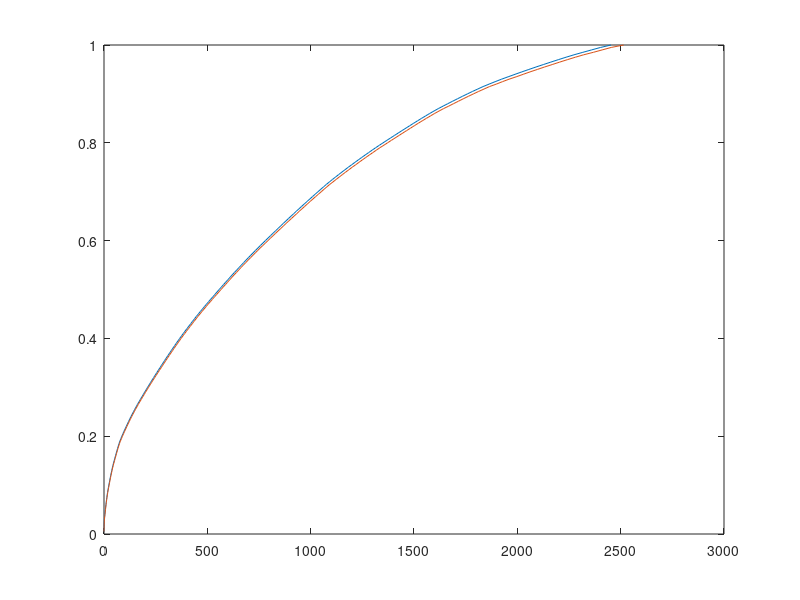

Here is the MATLAB script that generated this plot:
%TODO: RISULTATI NON TORNANO

K = 50;
M = 200;
%l1, l2, p
He = [0.1, 0.05, 0.5];
%l1, l2
Ho = [0.1, 0.5];

Rand = rand(M,K);
Rand2 = rand(M,K);
A = zeros(M,K);
%Generate arrival times according to random number generation following an
%Hyper exponential distribution
for i=1:size(Rand,2)
    for j=1:size(Rand,1)
        if Rand(j,i) < He(3)
            A(j,i) = -log(Rand(j,i))/He(1);
        else
            A(j,i) = -log(Rand(j,i))/He(2);
        end
    end
end
A = sort(A);

%Generate service times according to random number generation following an
%Hypo exponential distribution

R = - log(Rand)./Ho(1) - log(Rand)./Ho(2);
R = sort(R);

%Completition and arrival times
C = zeros(M,K);
for i= 1:size(A,1)
    for j= 1:size(A,2)
        C(i,j) = sum(A(1:i,j)) + R(i,j);
    end
end
Ar = zeros(M,K);
for i= 1:size(A,1)
    for j= 1:size(A,2)
        Ar(i,j) = sum(A(1:i,j));
    end
end
plot(Ar(:,1),  [1:200]/200, "-", C(:,1),  [1:200]/200, "-")

%Compute confidence interval of the system average service times
Rrun = sum(R)/M;
xb = sum(Rrun) / K;
s2 = sum((Rrun - xb).^2)/(K-1);
Rinterval = [xb - 1.96 * sqrt(s2/K), xb + 1.96 * sqrt(s2/K)]

%Compute average number of jobs
N = zeros(M*2,K);
for i=1:K
    Arr = [Ar(:,i) ones(M,1)];
    Comp = [C(:,i) ones(M, 1)*-1];
    conc = [Arr ; Comp];
    sorted = sortrows(conc);
    N(:,i) = cumsum(sorted(:,2));
end

%Compute confidence interval of the average number of jobs
Nrun = sum(N)/(M*2);
xb = sum(Nrun) / K;
s2 = sum((Nrun - xb).^2)/(K-1);
Ninterval = [xb - 1.96 * sqrt(s2/K), xb + 1.96 * sqrt(s2/K)]

%Compute utilization
Zerosum = sum(N == 0);
U = 1 - Zerosum / (M*2);

%Compute confidence interval of the utilization
xb = sum(U) / K;
s2 = sum((U - xb).^2)/(K-1);
Uinterval = [xb - 1.96 * sqrt(s2/K), xb + 1.96 * sqrt(s2/K)]

%Compute throughput
for i=1:K
    X(1,i) = M/max(C(:,i));
end

%Compute confidence interval of the throughput
xb = sum(X) / K;
s2 = sum((X - xb).^2)/(K-1);
Xinterval = [xb - 1.96 * sqrt(s2/K), xb + 1.96 * sqrt(s2/K)]

